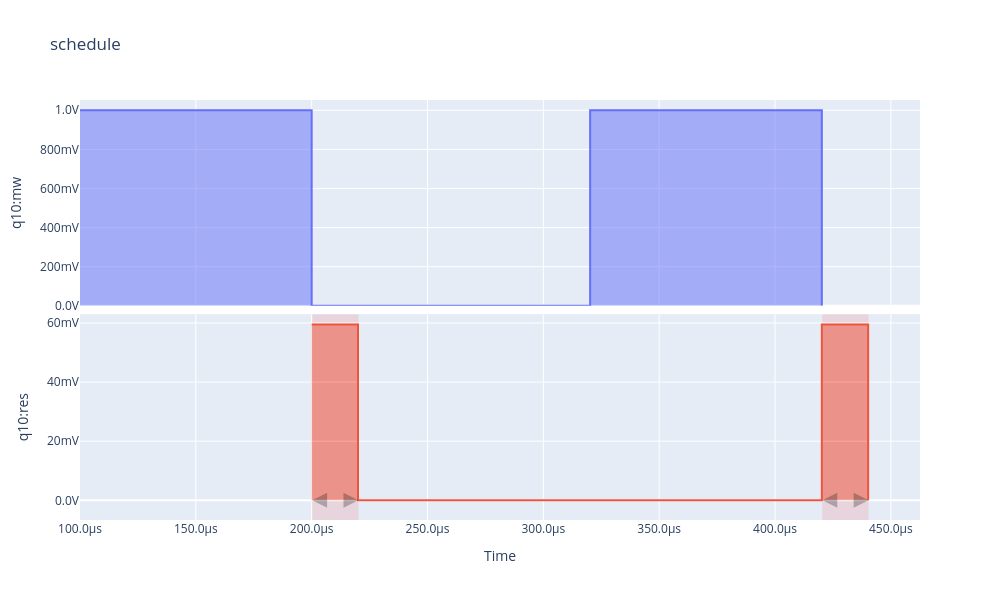

The notebook cell saved with this chart:
### Markdown cell above
## Optional: view the compiled pulse schedule

`build_schedule()` wraps the sweep in a hardware loop that compiles to a single opaque `LoopOperation`, which `plot_pulse_diagram()` can't render. `preview_pulse_schedule()` builds a small loop-free stand-in instead, just for visual inspection of the pulse shape.

### Code cell
experiment.preview_pulse_schedule(
    frequency_center=FREQUENCY_CENTER,
    drive_amplitude=DRIVE_AMPLITUDE,
    drive_duration=DRIVE_DURATION,
)

### Figure 1 — Plotly figure (JSON) as saved in the notebook; plotly's stock layout.template omitted (floating-point values rounded to 4 significant figures)
{"data": [{"fill": "tozeroy", "hoverinfo": "x+y+name", "hoverlabel": {"namelength": -1}, "legendgroup": "0", "line": {"color": "#636EFA"}, "mode": "lines", "name": "VoltageOffset, clock q10.01+\nSquarePulse, clock q10.01+\nSquarePulse, clock q10.01", "showlegend": true, "type": "scatter", "x": [0.0001, 0.0002, 0.0002, 0.0002, 0.0002, 0.0002, 0.0002, 0.0003202, 0.0003202, 0.0004202, 0.0004202, 0.0004202, 0.0004202, 0.0004202, 0.0004202], "xaxis": "x", "y": [1.0, 1.0, 1.0, 1.0, 1.0, 1.0, 0.0, 0.0, 1.0, 1.0, 1.0, 1.0, 1.0, 1.0, 0.0], "yaxis": "y"}, {"fill": "tozeroy", "hoverinfo": "x+y+name", "hoverlabel": {"namelength": -1}, "legendgroup": "1", "line": {"color": "#EF553B"}, "mode": "lines", "name": "VoltageOffset, clock q10.ro+\nSquarePulse, clock q10.ro+\nSquarePulse, clock q10.ro", "showlegend": true, "type": "scatter", "x": [0.0002, 0.00022, 0.00022, 0.00022, 0.00022, 0.00022, 0.00022, 0.0004202, 0.0004202, 0.0004402, 0.0004402, 0.0004402, 0.0004402, 0.0004402, 0.0004402], "xaxis": "x2", "y": [0.0595, 0.0595, 0.0595, 0.0595, 0.0595, 0.0595, 0.0, 0.0, 0.0595, 0.0595, 0.0595, 0.0595, 0.0595, 0.0595, 0.0], "yaxis": "y2"}, {"marker": {"color": "rgba(0,0,0,.25)", "size": 15, "symbol": ["arrow-bar-left", "arrow-bar-right"]}, "mode": "markers", "name": "SSBIntegrationComplex", "type": "scatter", "x": [0.0002002, 0.0002202], "xaxis": "x2", "y": [0, 0], "yaxis": "y2"}, {"marker": {"color": "rgba(0,0,0,.25)", "size": 15, "symbol": ["arrow-bar-left", "arrow-bar-right"]}, "mode": "markers", "name": "SSBIntegrationComplex", "type": "scatter", "x": [0.0004204, 0.0004404], "xaxis": "x2", "y": [0, 0], "yaxis": "y2"}], "layout": {"height": 600, "shapes": [{"fillcolor": "rgba(255,0,0,0.1)", "layer": "below", "line": {"color": "rgba(0,0,0,0)", "width": 3}, "name": "SSBIntegrationComplex", "type": "rect", "x0": 0.0002002, "x1": 0.0002202, "xref": "x", "y0": 0, "y1": 1, "yref": "y2 domain"}, {"fillcolor": "rgba(255,0,0,0.1)", "layer": "below", "line": {"color": "rgba(0,0,0,0)", "width": 3}, "name": "SSBIntegrationComplex", "type": "rect", "x0": 0.0004204, "x1": 0.0004404, "xref": "x", "y0": 0, "y1": 1, "yref": "y2 domain"}], "showlegend": false, "title": {"text": "schedule"}, "width": 1000, "xaxis": {"anchor": "y", "domain": [0, 1], "hoverformat": ".3s", "matches": "x2", "showgrid": true, "showticklabels": false, "tickformat": ".2s", "ticksuffix": "s"}, "xaxis2": {"anchor": "y2", "domain": [0, 1], "hoverformat": ".3s", "showgrid": true, "tickformat": ".2s", "tickformatstops": [{"dtickrange": [null, 1e-09], "value": ".10s"}, {"dtickrange": [1e-09, 1e-06], "value": ".7s"}, {"dtickrange": [1e-06, 0.001], "value": ".4s"}], "ticksuffix": "s", "title": {"text": "Time"}}, "yaxis": {"anchor": "x", "autorange": true, "domain": [0.51, 1], "hoverformat": ".3s", "tickformat": ".2s", "ticksuffix": "V", "title": {"text": "q10:mw"}}, "yaxis2": {"anchor": "x2", "autorange": true, "domain": [0, 0.49], "hoverformat": ".3s", "tickformat": ".2s", "ticksuffix": "V", "title": {"text": "q10:res"}}}}
